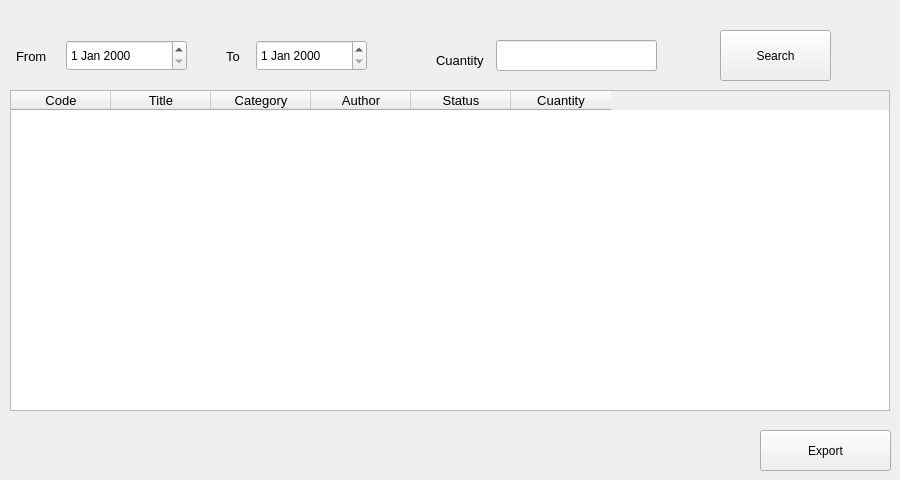
      <widget class="QWidget" name="tab_11">
       <attribute name="title">
        <string>Book Reports</string>
       </attribute>
       <widget class="QTableWidget" name="tableWidget_5">
        <property name="geometry">
         <rect>
          <x>10</x>
          <y>90</y>
          <width>880</width>
          <height>321</height>
         </rect>
        </property>
        <column>
         <property name="text">
          <string>Code</string>
         </property>
         <property name="font">
          <font>
           <pointsize>10</pointsize>
          </font>
         </property>
        </column>
        <column>
         <property name="text">
          <string>Title</string>
         </property>
         <property name="font">
          <font>
           <pointsize>10</pointsize>
          </font>
         </property>
        </column>
        <column>
         <property name="text">
          <string>Category</string>
         </property>
         <property name="font">
          <font>
           <pointsize>10</pointsize>
          </font>
         </property>
        </column>
        <column>
         <property name="text">
          <string>Author</string>
         </property>
         <property name="font">
          <font>
           <pointsize>10</pointsize>
          </font>
         </property>
        </column>
        <column>
         <property name="text">
          <string>Status</string>
         </property>
         <property name="font">
          <font>
           <pointsize>10</pointsize>
          </font>
         </property>
        </column>
        <column>
         <property name="text">
          <string>Cuantity</string>
         </property>
         <property name="font">
          <font>
           <pointsize>10</pointsize>
          </font>
         </property>
        </column>
       </widget>
       <widget class="QDateEdit" name="dateEdit_3">
        <property name="geometry">
         <rect>
          <x>66</x>
          <y>40</y>
          <width>121</width>
          <height>31</height>
         </rect>
        </property>
       </widget>
       <widget class="QLabel" name="label_32">
        <property name="geometry">
         <rect>
          <x>226</x>
          <y>50</y>
          <width>47</width>
          <height>13</height>
         </rect>
        </property>
        <property name="font">
         <font>
          <pointsize>10</pointsize>
         </font>
        </property>
        <property name="text">
         <string>To</string>
        </property>
       </widget>
       <widget class="QLabel" name="label_33">
        <property name="geometry">
         <rect>
          <x>16</x>
          <y>50</y>
          <width>47</width>
          <height>13</height>
         </rect>
        </property>
        <property name="font">
         <font>
          <pointsize>10</pointsize>
         </font>
        </property>
        <property name="text">
         <string>From</string>
        </property>
       </widget>
       <widget class="QDateEdit" name="dateEdit_4">
        <property name="geometry">
         <rect>
          <x>256</x>
          <y>40</y>
          <width>111</width>
          <height>31</height>
         </rect>
        </property>
       </widget>
       <widget class="QLineEdit" name="lineEdit_19">
        <property name="geometry">
         <rect>
          <x>496</x>
          <y>40</y>
          <width>161</width>
          <height>31</height>
         </rect>
        </property>
       </widget>
       <widget class="QLabel" name="label_34">
        <property name="geometry">
         <rect>
          <x>436</x>
          <y>50</y>
          <width>61</width>
          <height>20</height>
         </rect>
        </property>
        <property name="font">
         <font>
          <pointsize>10</pointsize>
         </font>
        </property>
        <property name="text">
         <string>Cuantity</string>
        </property>
       </widget>
       <widget class="QPushButton" name="pushButton_18">
        <property name="geometry">
         <rect>
          <x>720</x>
          <y>30</y>
          <width>111</width>
          <height>51</height>
         </rect>
        </property>
        <property name="text">
         <string>Search</string>
        </property>
       </widget>
       <widget class="QPushButton" name="pushButton_40">
        <property name="geometry">
         <rect>
          <x>760</x>
          <y>430</y>
          <width>131</width>
          <height>41</height>
         </rect>
        </property>
        <property name="text">
         <string>Export</string>
        </property>
       </widget>
      </widget>
